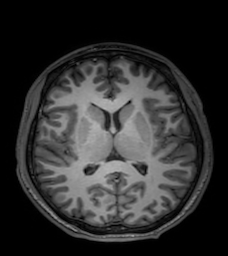
#> input picture notebook_2025/axial_T1.png, 228 x 256 px, found by its file name
$ jupyter execute Lab06_SVD_of_digital_image.ipynb
#> lines starting #> are read from the running program, lines starting #| are printed output that depends on the picture; long printed decimals are rounded
<a href="https://colab.research.google.com/github/hufsaim/T03108701/blob/main/notebook_2025/Lab06_SVD_of_digital_image.ipynb" target="_parent"></a>

- 이번 실습에서는 Image에 대한 SVD의 예를 간단히 살펴 봅니다. Digital image는 각각의 pixel의 색을 나타내는 숫자들로 이루어진 matrix로 볼 수 있습니다. 영상데이터를 저장하고 전송함에 있어 데이터의 크기는 비용과 직결되는 굉장히 중요한 문제입니다. 우리는 문제가 되지 않는 선에서 데이터의 크기를 줄이고자 하고, 이러한 과정을 압축이라고 부릅니다. 압축과 관련하여 SVD가 어떤 식으로 활용이 될 수 있는지 살펴봅니다. (실제 영상압축에서는 SVD뿐만 아니라 다양한 접근방법이 존재합니다.)

[cell 1]
from skimage import io
import numpy as np
import matplotlib.pyplot as plt

## sigunlar value decomposition
- numpy package를 이용해 matrix로부터 singular value, sigular vector를 구하고, singular value decomposition을 이해하자.

[cell 2]
A = np.array([[2,2],[1,-1]])
U,sig,V = np.linalg.svd(A)
print("A=\n",A)
print("singular vector matrix U = \n",U)
print("singular values=\n",sig)
print("singular value matrix =\n",np.diag(sig))
print("singular vector matrix V = \n",V)

[cell 3]
# A = U SIG V'
print(U@np.diag(sig)@(V))

[cell 4]
sig[0]*np.outer(U[0,:],V[0,:])

[cell 5]
sig[1]*np.outer(U[1,:],V[1,:])

[cell 6]
sig[0]*np.outer(U[0,:],V[0,:]) + sig[1]*np.outer(U[1,:],V[1,:]) # singular value decomposition

## SVD of digital image

- 실습을 위해 영상을 하나 가져오도록 합니다. 칼라영상인 경우에는 여러 개의 채널을 가지므로, 각각의 채널에 대한 추가적인 연산이 필요합니다. I.shape을 통하여 영상을 표현하는 matrix의 크기를 확인해 봅시다.

[cell 7]
img = 'https://github.com/hufsaim/T03108701/blob/main/notebook_2025/axial_T1.png?raw=true'
I = io.imread(img, as_gray=True)
#> I is the input picture: shape (256, 228) float64; min 0, max 0.71, mean 0.18
I = np.squeeze(np.array(I))
I.shape
#> Out = (256, 228)

- 다음과 같은 코드를 실행하여 영상이 제대로 matrix로 저장이 되었는지 확인해 볼 수 있습니다.

[cell 8]
print(I.dtype)
#| float64
plt.figure(dpi=200)
plt.imshow(I,cmap='gray')
plt.axis('off')
plt.show()

- SVD는 np.linalg.svd를 통해 행해질 수 있습니다. svd는 U, sig, V를 반환합니다.

[cell 9]
U,sig,V = np.linalg.svd(I)
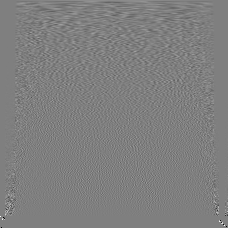
#> V: shape (228, 228) float64; min -1, max 1, mean 0.00021; drawn with min black and max white
#> sig = 228 values, max 63.34 at index 0, min 4.89e-15 at index 227, mean 0.84

- 반환된 matrix들의 shape를 확인해 봅시다. sigular value로 구성되는 sig는 diagonal matrix이기 때문에 대각성분만을 vector로 반환하였습니다.

[cell 10]
print(U.shape)
#| (256, 256)
print(sig.shape)
#| (228,)
print(V.shape)
#| (228, 228)

- U 또는 V의 vector들(singular vector)의 length가 1인지 확인해 봅시다. 정확히 1이 되지는 못해도 거의 1에 가까움을 확인할 수 있을 것입니다.

[cell 11]
print(np.linalg.norm(V[:,1]))
#| 1.0

- sigular value는 크기 순으로 정렬되어 있습니다. 앞에서부터 10번째까지의 singular value들과 뒤에서부터 10번째까지의 singular value들을 각각 출력해봅니다.
- np.diag를 이용하여 singular value들을 diagonal matrix로 구성할 수 있습니다.

[cell 12]
print(sig[:10])
#| [63.344   8.680  7.658  7.081  6.162  4.802
#|   4.464  4.130  3.976  3.806]
print(sig[-10:])
#| [6.17616106e-15 6.17616106e-15 6.17616106e-15 6.17616106e-15
#|  6.17616106e-15 6.17616106e-15 6.17616106e-15 6.17616106e-15
#|  6.17616106e-15 4.88514042e-15]
Sig = np.diag(sig)
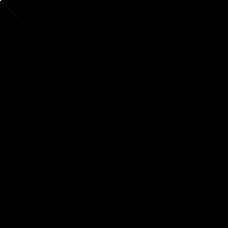
#> Sig: shape (228, 228) float64; min 0, max 63.34, mean 0; drawn with min black and max white
print(Sig.shape)
#| (228, 228)

- Singular value값이 k에 따라 어떻게 변하는 지를 관찰해 봅니다.

[cell 13]
plt.plot(sig)
plt.plot(sig,'.')
plt.xlabel('k')
plt.ylabel('singular values')
plt.show()
#> figure, not shown here; curve peaks at x = 0, y = 63.34; curve peaks at x = 0, y = 63.34

- 30번째 까지의 singluar value들의 변화를 보다 자세히 관찰해 봅니다.

[cell 14]
plt.stem(sig[:30])
plt.grid('on')
plt.xlabel('k')
plt.ylabel('singular values')
plt.show()
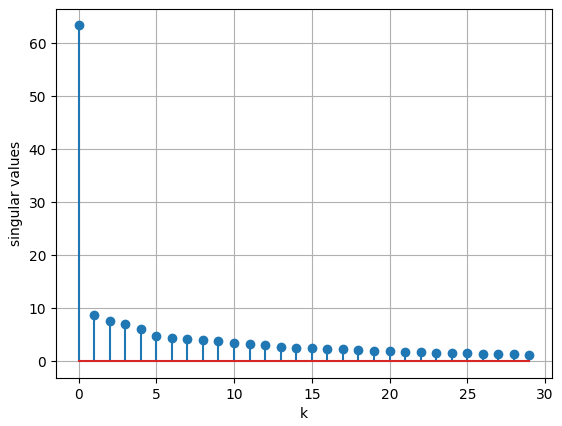
#> figure drawn by matplotlib, 1 panel; curve peaks at x = 0, y = 63.34

- 특정 singular value에 해당하는 성분만을 가져와서 matrix를 구성하고, 이를 통해 나타나는 영상을 확인해보겠습니다.

[cell 15]
plt.figure(figsize=(16,9))
for n in range(10):
  Uc = U[:,n]
  sigc = sig[n]
  Vc = V[n,:]

  plt.subplot(2,5,n+1)
  plt.imshow(sigc*np.outer(Uc,Vc),cmap='gray')
  plt.axis('off')
  plt.title(sig[n])
#> this loop made 10 passes
#> sigc on passes 1 to 10: 63.34, 8.68, 7.66, 7.08, 6.16, 4.8, 4.46, 4.13, 3.98, 3.81
plt.show()
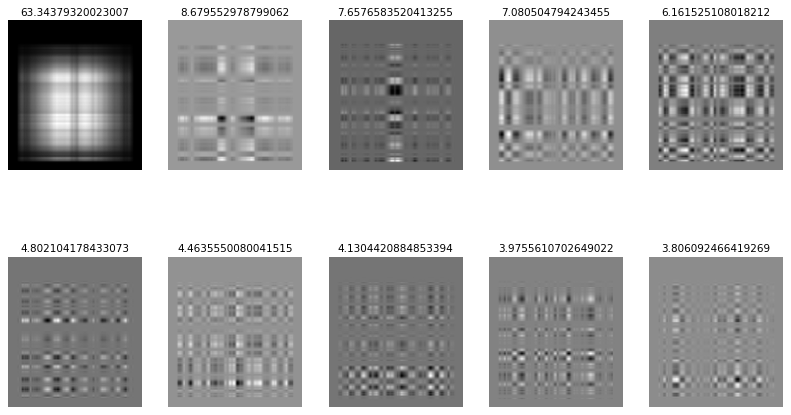
#> figure drawn by matplotlib, 10 panels

[cell 16]
n=1
Uc = U[:,:n]
#> Uc = 256 values, max 0.097 at index 177, min 0 at index 0, mean 0.0511
sigc = sig[:n]
#> sigc = [63.34]
Vc = V[:n,:]
print(Uc.shape)
#| (256, 1)
print(sigc.shape)
#| (1,)
print(Vc.shape)
#| (1, 228)
plt.figure(dpi=200)
plt.imshow(np.matmul(Uc,np.matmul(np.diag(sigc),Vc)),cmap='gray')
plt.axis('off')
plt.title(f'Approximation by {n} rank-1 matrices')
plt.show()
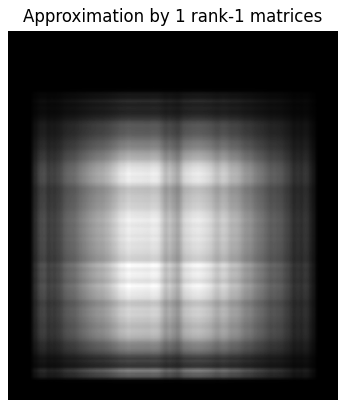
#> figure drawn by matplotlib, 1 panel

- 10번째 성분까지 사용하여 영상을 만들어 보겠습니다.

[cell 17]
n=10
Uc = U[:,:n]
sigc = sig[:n]
#> sigc = [63.34, 8.68, 7.66, 7.08, 6.16, 4.8, 4.46, 4.13, 3.98, 3.81]
Vc = V[:n,:]
print(Uc.shape)
#| (256, 10)
print(sigc.shape)
#| (10,)
print(Vc.shape)
#| (10, 228)
plt.figure(dpi=200)
plt.imshow(np.matmul(Uc,np.matmul(np.diag(sigc),Vc)),cmap='gray')
plt.axis('off')
plt.title(f'Approximation by {n} rank-1 matrices')
plt.show()
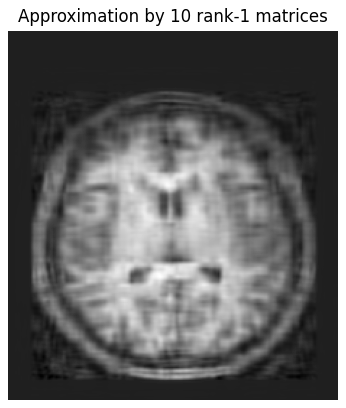
#> figure drawn by matplotlib, 1 panel

- n을 점점 키우면서 영상을 확인하여 어느 정도 n이면 원본과 충분히 비슷한지, 그리고 그 때의 데이터를 표현하기 위해 사용된 숫자의 개수를 원본 matrix의 숫자의 개수와 비교해 봅시다.

[cell 18]
n=20
Uc = U[:,:n]
sigc = sig[:n]
#> sigc = 20 values, max 63.34 at index 0, min 2.04 at index 19, mean 7.03
Vc = V[:n,:]
print(Uc.shape)
#| (256, 20)
print(sigc.shape)
#| (20,)
print(Vc.shape)
#| (20, 228)
plt.figure(dpi=200)
plt.subplot(121)
plt.imshow(I,cmap='gray')
plt.axis('off')
plt.title('original (A)')
plt.subplot(122)
plt.imshow(np.matmul(Uc,np.matmul(np.diag(sigc),Vc)),cmap='gray')
plt.axis('off')
plt.title(f'Approximation (A{n})')
plt.show()

[cell 19]
n=40
Uc = U[:,:n]
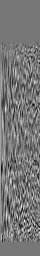
#> Uc: shape (256, 40) float64; min -0.259, max 0.295, mean 0.00158; drawn with min black and max white
sigc = sig[:n]
#> sigc = 40 values, max 63.34 at index 0, min 0.864 at index 39, mean 4.16
Vc = V[:n,:]
#> Vc: shape (40, 228) float64
print(Uc.shape)
#| (256, 40)
print(sigc.shape)
#| (40,)
print(Vc.shape)
#| (40, 228)
plt.figure(dpi=200)
plt.subplot(121)
plt.imshow(I,cmap='gray')
plt.axis('off')
plt.title('original (A)')
plt.subplot(122)
plt.imshow(np.matmul(Uc,np.matmul(np.diag(sigc),Vc)),cmap='gray')
plt.axis('off')
plt.title(f'Approximation (A{n})')
plt.show()

[cell 20]
n=80
Uc = U[:,:n]
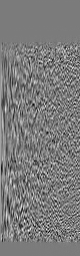
#> Uc: shape (256, 80) float64; min -0.279, max 0.295, mean 0.00102; drawn with min black and max white
sigc = sig[:n]
#> sigc = 80 values, max 63.34 at index 0, min 0.217 at index 79, mean 2.31
Vc = V[:n,:]
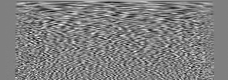
#> Vc: shape (80, 228) float64; min -0.276, max 0.274, mean 0.000321; drawn with min black and max white
print(Uc.shape)
#| (256, 80)
print(sigc.shape)
#| (80,)
print(Vc.shape)
#| (80, 228)
plt.figure(dpi=200)
plt.subplot(121)
plt.imshow(I,cmap='gray')
plt.axis('off')
plt.title('original (A)')
plt.subplot(122)
plt.imshow(np.matmul(Uc,np.matmul(np.diag(sigc),Vc)),cmap='gray')
plt.axis('off')
plt.title(f'Approximation (A{n})')
plt.show()
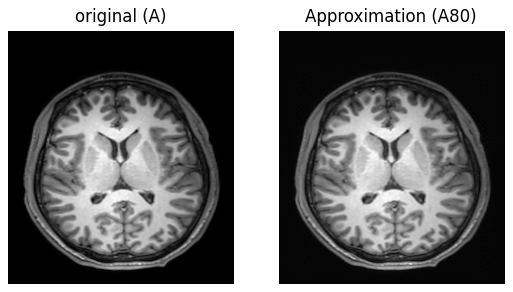
#> figure drawn by matplotlib, 2 panels
